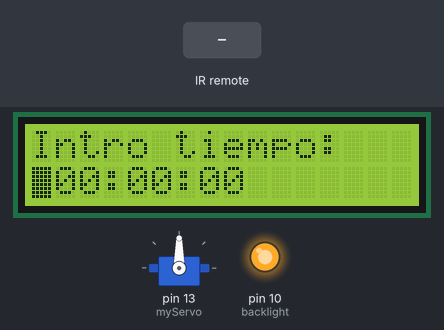
The sketch below on a simulated Arduino Uno, built with avr-gcc and run on an emulated ATmega328P. Shown: servo, 16×2 character LCD, output pins drawn as LEDs (lit = HIGH). Inputs (shaded band) come from the test bench. What the sketch prints to the serial monitor is not drawn.

Above: at 1.2 s.
1.3 s: infrared code 0xFF02FD received
At 1.7 s:
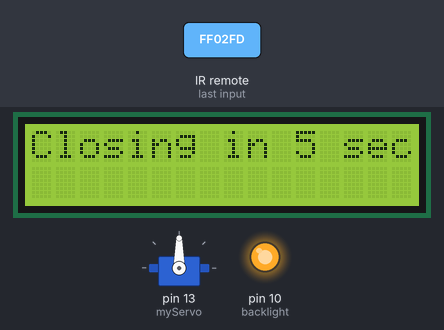
At 7.8 s:
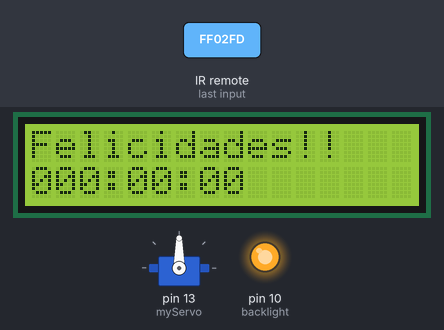
Timing chart, 0 to 9.3 s (numbered marks = the images above; inputs shaded):
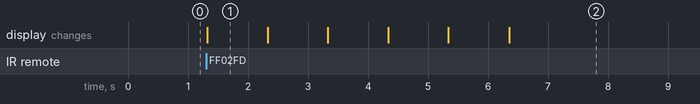

Measured:
- after the input at 1.3 s, the display: changes at once (image 1)
- what the display in image 1 shows lasts 1.0 s, from 1.3 s to 2.3 s

The sketch:

ir_lcd.ino
```cpp
// (licence header left out)
#include <IRremote.h>
#include <LiquidCrystal.h>
#include <Servo.h>
Servo myServo;

LiquidCrystal lcd(12, 11, 5, 4, 3, 2);

int IR_Recv = 6;   //IR Receiver Pin 6

#define INTRO_MSG "Intro tiempo:"
#define COUNT_MSG "Tiempo restante"
#define FINISH_MSG "Felicidades!!"
const int buttonLight = 7;  //input for turn on display
const long int LEFT  = 16720605;
const long int RIGHT  = 16761405;
const long int UP  = 16736925;
const long int DOWN  = 16754775;
const long int OK  = 16712445;
const long int EMERGENCY  = 16728765   ; //rec button
const int dimmer = 2; //dimmer for backlight in minutes
int min=0;
int hour=0;
int day=0;
int day_array[3] = {0, 0, 0};
int position=0;
int backlight = 10; //digital output for controlling LCD backlight
int finished=0;

IRrecv irrecv(IR_Recv);
decode_results results;

void setup(){
  myServo.attach(13);
  Serial.begin(9600);  //starts serial communication
  irrecv.enableIRIn(); // Starts the receiver
  pinMode(backlight, OUTPUT);
  pinMode(buttonLight, INPUT);
  digitalWrite(backlight,HIGH);
  lcd.begin(16,2);
  lcd.print(INTRO_MSG);
  lcd.setCursor(0, 1);
  lcd.print("000:00:00");
  lcd.setCursor(position,1);
  lcd.blink();
}

void loop(){

  //decodes the infrared input
  while (results.value!=OK) {
    if (irrecv.decode(&results)){
      lcd.clear();
      lcd.setCursor(0,0);
      lcd.print(INTRO_MSG);
      long int decCode = results.value;
      Serial.println(decCode);
     //switch case to use the selected remote control button
     switch (results.value){
        case LEFT: //when you press the Left button
          if ((position==5) || (position==8))   {
            position=position-3;
          }
          if ((position==2) || (position==1))   {
            position=position-1;
          }
          break;

        case RIGHT: //when you press the Right button
          if ((position==2) || (position==5))  {
            position=position+3;
          }
          if ((position==0) || (position==1))   {
            position=position+1;
          }

          break;

        case UP: //when you press the Up button
          if (position==0){
              day_array[0]=day_array[0]+1;
              if (day_array[0]>9) {day_array[0]=0;}
          }
          if (position==1){
              day_array[1]=day_array[1]+1;
              if (day_array[1]>9) {day_array[1]=0;}
          }
          if (position==2){
              day_array[2]=day_array[2]+1;
              if (day_array[2]>9) {day_array[2]=0;}
          }
          if (position==5) {
              hour=hour+1;
              if (hour>24) {hour=0;}
          }
          if (position==8) {
            min=min+1;
              if (min>59) {min=0;}
          }
          break;

        case DOWN: //when you press the Down button
          if (position==0){
              day_array[0]=day_array[0]-1;
              if (day_array[0]<0) {day_array[0]=9;}
          }
          if (position==1){
              day_array[1]=day_array[1]-1;
              if (day_array[1]<0) {day_array[1]=9;}
          }
          if (position==2){
              day_array[2]=day_array[2]-1;
              if (day_array[2]<0) {day_array[2]=9;}
          }
          if (position==5) {
              hour=hour-1;
              if (hour<0) {hour=23;}
          }
          if (position==8) {
              min=min-1;
              if (min<0) {min=59;}
          }
          break;
      }
      String day_string = String(day_array[0])+String(day_array[1])+String(day_array[2]);
      day = day_string.toInt();
      printData(day,hour,min);
      lcd.setCursor(position, 1);
      lcd.blink();
      delay(10);
      irrecv.resume(); // Receives the next value from the button you press
    }
  }
  if ((results.value==OK)&&(finished==0)) {lockdoor();countdownFunction(day,hour,min);finished=1;}
}

void lockdoor(){
  int lock=5; //seconds to close the door
  while (lock>0)
  {
    lcd.setCursor(0,0);
    lcd.clear();
    String lock_seg = String(lock);
    lcd.print("Closing in "+lock_seg+" sec");
    delay(1000);
    lock=lock-1;
  }
  myServo.write(0);
}
void countdownFunction(int day,int hour,int min){
  int dimmer_countdown = 0;
  int display_on = 0;
  int buttonState = 0;
  int sec=59;
  lcd.noBlink();
  lcd.setCursor(0,0);
  lcd.clear();
  lcd.print(COUNT_MSG);
   while(day >= 0)
   {
     while (hour >= 0)
     {
        while (min >= 0)
        {
          printData(day,hour,min);
          if (dimmer_countdown==dimmer) { digitalWrite(backlight,LOW);}
          if ((day==0)&&(hour==0)&&(min==dimmer)) { digitalWrite(backlight,HIGH);}
          if ((day==0)&&(hour==0)&&(min==0)) { goto stopped; }
          while (sec >= 0)
          {
            lcd.setCursor(9,1);
            String time_sec ="";
            if (sec<=9) {time_sec = ":0"+String(sec);} else {time_sec=":"+String(sec);}
            lcd.print(time_sec);
            buttonState = digitalRead(buttonLight);
            if ((buttonState==HIGH)&&(display_on<30)) {digitalWrite(backlight,HIGH);display_on=1;}
            if (display_on>0) {display_on++;}
            if ((display_on==30)&&(min>dimmer)) {digitalWrite(backlight,LOW);display_on=0;}
//            if (irrecv.decode(&results)) {
//              long int decCode = results.value;
//              switch (results.value){
//                case EMERGENCY:
//                  digitalWrite(backlight,HIGH);
//                  goto stopped;
//                  break;
//              }
//              irrecv.resume(); // Receive the next value
//            }
            sec--;
            delay(1000);
          }
          sec=59;
          min--;
          dimmer_countdown++;
        }
        min=59;
        hour--;
     }
     hour=23;
     day--;
   }
   stopped:
   finish();
}

void finish(){
  lcd.clear();
  lcd.setCursor(0,0);
  lcd.print(FINISH_MSG);
  lcd.setCursor(0,1);
  lcd.print("000:00:00");
  myServo.write(90);
  delay(60000);
}

void printData(int day,int hour,int min)
{
  String dia = String(day);
  if (day<=99) {dia = "0"+dia;}
  if (day<=9) {dia = "0"+dia;}
  String hora = String(hour);
  if (hour<=9) {hora = "0"+hora;}
  String minuto = String(min);
  if (min<=9) {minuto = "0"+minuto;}
  String time=dia+":"+hora+":"+minuto;
  lcd.setCursor(0, 1);
  lcd.print(time);
}
```
